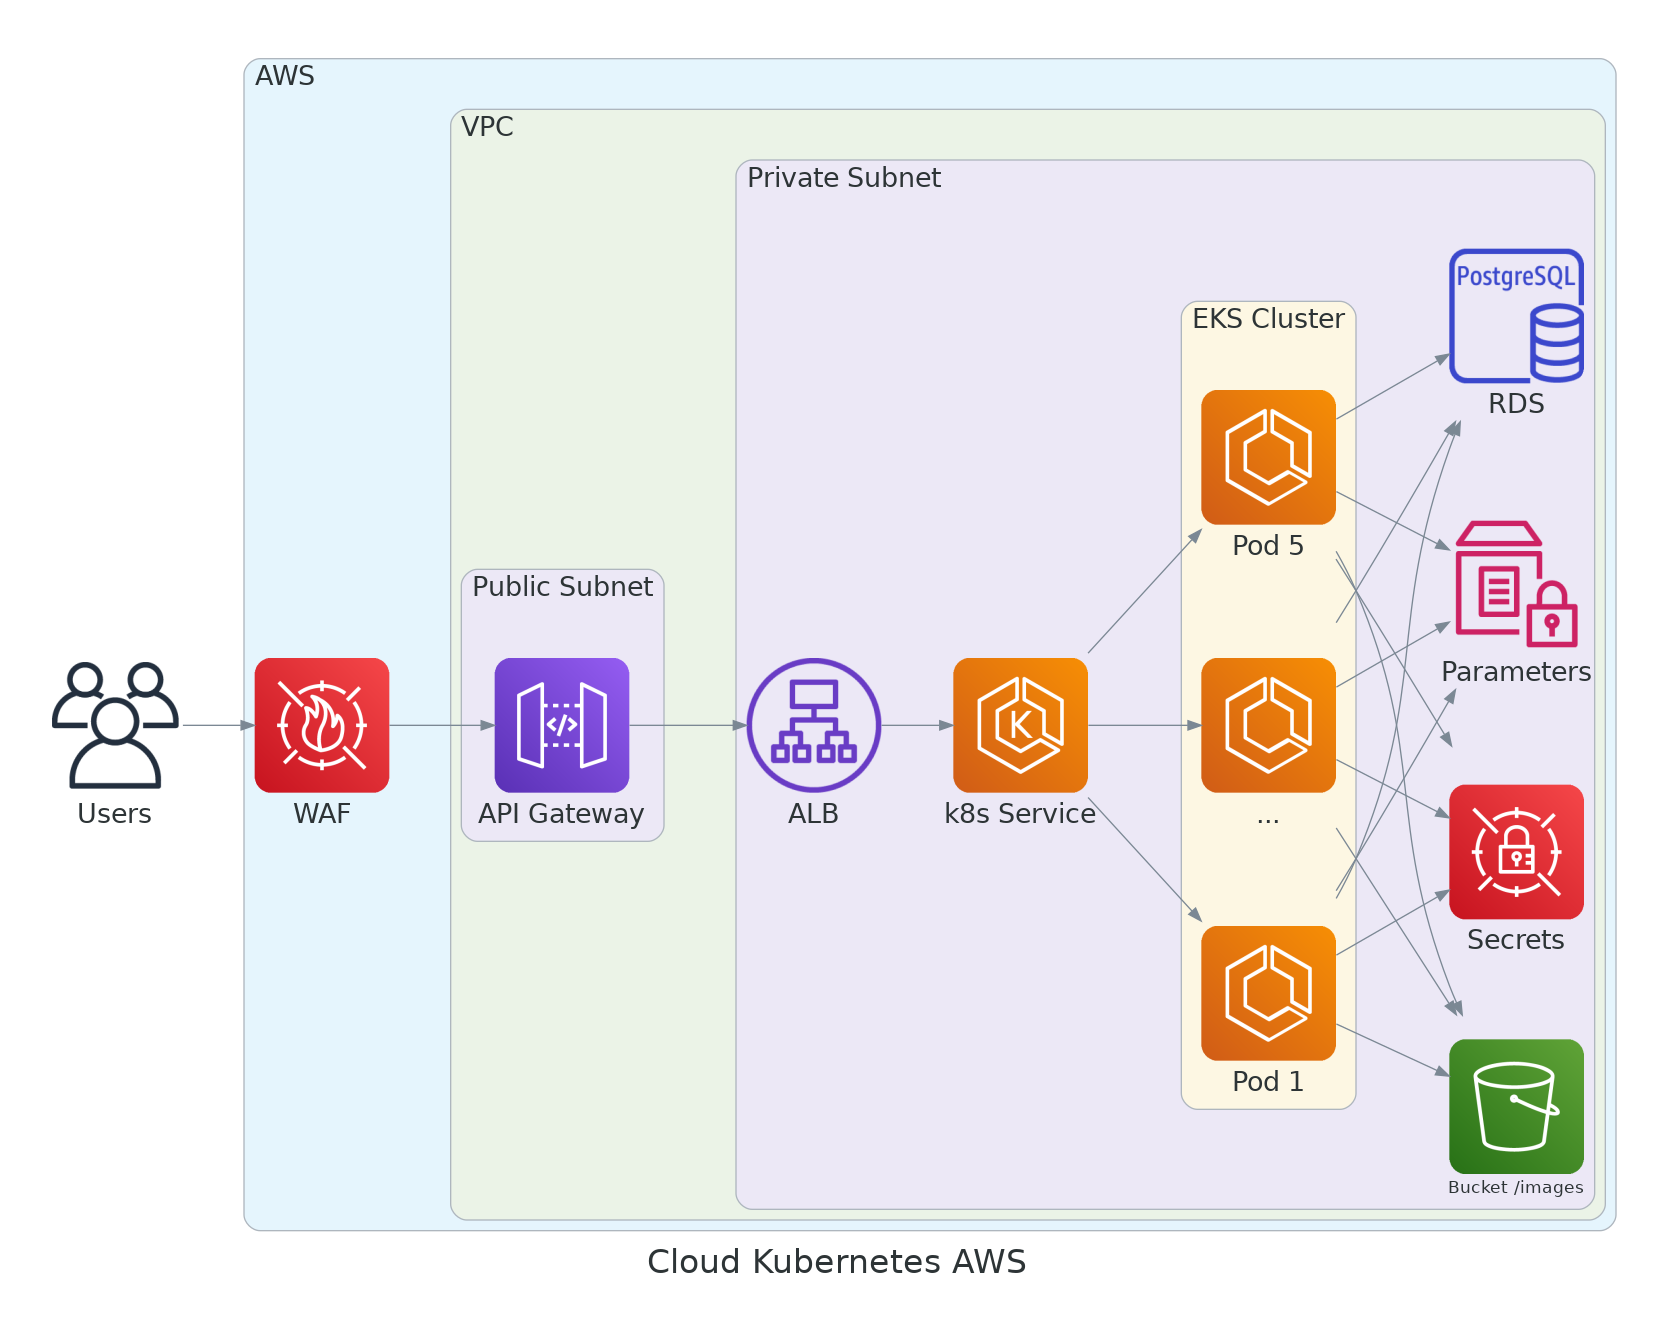

Reproduce this figure in Python.
from diagrams import Cluster, Diagram
from diagrams.aws.compute import ECS, EKS
from diagrams.aws.storage import S3
from diagrams.aws.security import SecretsManager
from diagrams.aws.management import SystemsManagerParameterStore as ParameterStore
from diagrams.aws.database import RDSPostgresqlInstance as RDS
from diagrams.aws.network import ElbApplicationLoadBalancer as ALB, APIGateway
from diagrams.aws.security import WAF
from diagrams.aws.general import Users

diagram_attr = {
    "fontsize": "25",
    "bgcolor": "white",
    "pad": "0.5",
    "splines": "spline",
}

node_attr = {
    "fontsize": "20",
    "size": "5",
    "bgcolor": "white",
    "margin": "0.5",
    "height": "2.1",
    "pad": "1"
}

cluster_attr = {
    "fontsize": "20",
    "size": "5",
    "margin": "8",
    "pad": "2"
}

item_attr = {
    "fontsize": "20",
    "height": "2.2"
}

with Diagram("Cloud Kubernetes AWS", show=False, graph_attr=diagram_attr):    
    users = Users("Users", **item_attr)

    with Cluster("AWS", graph_attr=cluster_attr):
        waf = WAF("WAF", **item_attr)

        users >> waf

        with Cluster("VPC", graph_attr=cluster_attr):
            with Cluster("Public Subnet", graph_attr=cluster_attr):
                api_gateway = APIGateway("API Gateway", **item_attr)
                waf >> api_gateway

            with Cluster("Private Subnet", graph_attr=cluster_attr):
                alb = ALB("ALB", **item_attr)
                api_gateway >> alb

                s3 = S3("Bucket /images")
                secrets_manager = SecretsManager("Secrets", **item_attr)
                parameter_store = ParameterStore("Parameters", **item_attr)
                rds = RDS("RDS", **item_attr)

                service = EKS("k8s Service", **item_attr)

                with Cluster("EKS Cluster", graph_attr=cluster_attr):
                    alb >> service

                    pods = []

                    labels = ["...", "Pod 1", "Pod 5"]

                    for i in range(0, 3):
                        pod = ECS(labels[i], **item_attr)
                        pod >> s3
                        pod >> secrets_manager
                        pod >> parameter_store
                        pod >> rds
                        pods.append(service >> pod)
